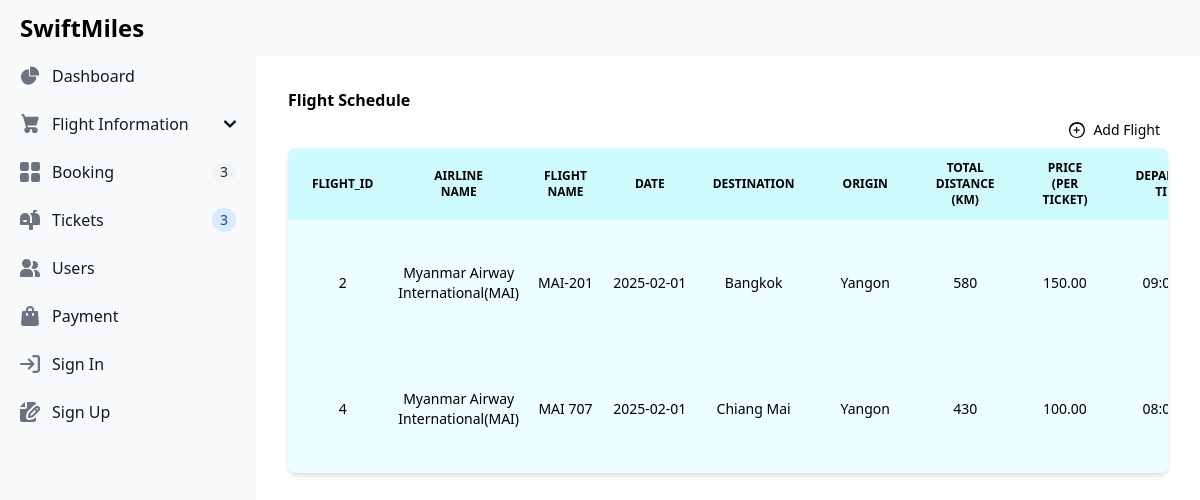
The page /admin/viewFlight.php on the database as committed earlier.
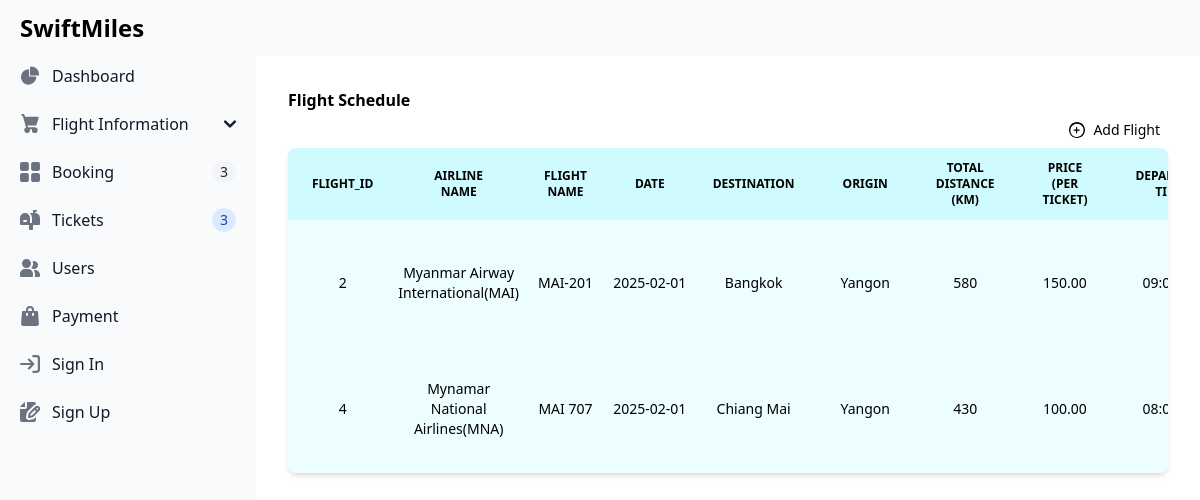
The same page on the database as committed later.
### tables this page shows
CREATE TABLE `flight` (
  `flight_id` int(11) NOT NULL,
  `airline_id` int(11) NOT NULL,
  `flight_name` varchar(100) NOT NULL,
  `flight_date` date NOT NULL,
  `destination` varchar(255) NOT NULL,
  `source` varchar(100) NOT NULL,
  `total_distance` varchar(100) NOT NULL,
  `fee_per_ticket` decimal(10,2) NOT NULL,
  `departure_time` time NOT NULL,
  `arrival_time` time NOT NULL,
  `capacity` int(11) NOT NULL,
  `seats_researved` int(11) NOT NULL,
  `seats_available` int(11) NOT NULL,
  `gate` varchar(255) NOT NULL,
  `placeImg` varchar(100) DEFAULT NULL
);

CREATE TABLE `airline` (
  `airline_id` int(11) NOT NULL,
  `airline_name` varchar(100) NOT NULL,
  `photo` varchar(100) DEFAULT NULL
);

### src/admin/viewFlight.php (the view, shortened to what this page needs)
<?php
    require_once "dbconnect.php";
    $sql = "SELECT
                    flight.flight_id,
                    airline.airline_name,
                    flight.flight_name,
                    flight.flight_date,
                    flight.destination,
                    flight.source,
                    flight.total_distance,
                    flight.fee_per_ticket,
                    flight.departure_time,
                    flight.arrival_time,
                    flight.capacity,
                    flight.seats_researved,
                    flight.seats_available,
                    flight.gate,
                    flight.placeImg
                FROM
                    flight
                INNER JOIN
                    airline
                ON
                    flight.airline_id = airline.airline_id;";
    try{
      $stmt = $conn->query($sql);
      $status = $stmt->execute();
      if($status){
        $flights = $stmt->fetchAll(PDO::FETCH_ASSOC);
      }
    }catch(PDOException $e){
      echo $e->getMessage();
    }
?>
<!doctype html>
<html>
<head>
    <link href="./output.css" rel="stylesheet">
    <script src="https://cdn.tailwindcss.com"></script>
</head>
<body>
   <nav class="fixed top-0 z-50 w-full bg-gray-50 dark:bg-gray-800">
   <div class="px-3 py-3 lg:px-5 lg:pl-3">
      <div class="flex items-center justify-between">
         <div class="flex items-center justify-start rtl:justify-end">
         <a href="https://flowbite.com" class="flex ms-2 md:me-24">
            <span class="self-center text-xl font-semibold sm:text-2xl whitespace-nowrap dark:text-white">SwiftMiles</span>
         </a>
         </div>
      </div>
   </div>
   </nav>
   <aside id="sidebar-multi-level-sidebar" class="fixed top-0 left-0 z-40 w-64 h-screen transition-transform -translate-x-full sm:translate-x-0 mt-10" aria-label="Sidebar">
      <div class="h-full px-3 py-4 overflow-y-auto bg-gray-50 dark:bg-gray-800">
         <ul class="space-y-2 font-medium">
            <li>
               <a href="admindashboard.php" class="flex items-center p-2 text-gray-900 rounded-lg dark:text-white hover:bg-gray-100 dark:hover:bg-gray-700 group">
                  <span class="ms-3">Dashboard</span>
               </a>
            </li>
            <li>
               <button type="button" class="flex items-center w-full p-2 text-base text-gray-900 transition duration-75 rounded-lg group hover:bg-gray-100 dark:text-white dark:hover:bg-gray-700" aria-controls="dropdown" data-collapse-toggle="dropdown" id="dropdownButton">
                     <span class="flex-1 ms-3 text-left rtl:text-right whitespace-nowrap">Flight Information</span>
                     <svg class="w-3 h-3" aria-hidden="true" xmlns="http://www.w3.org/2000/svg" fill="none" viewBox="0 0 10 6">
                        <path stroke="currentColor" stroke-linecap="round" stroke-linejoin="round" stroke-width="2" d="m1 1 4 4 4-4"/>
                     </svg>
               </button>
            </li>
            <li>
               <a href="#" class="flex items-center p-2 text-gray-900 rounded-lg dark:text-white hover:bg-gray-100 dark:hover:bg-gray-700 group">
                  <span class="flex-1 ms-3 whitespace-nowrap">Booking</span>
                  <span class="inline-flex items-center justify-center px-2 ms-3 text-sm font-medium text-gray-800 bg-gray-100 rounded-full dark:bg-gray-700 dark:text-gray-300">3</span>
               </a>
            </li>
            <li>
               <a href="#" class="flex items-center p-2 text-gray-900 rounded-lg dark:text-white hover:bg-gray-100 dark:hover:bg-gray-700 group">
                  <span class="flex-1 ms-3 whitespace-nowrap">Tickets</span>
                  <span class="inline-flex items-center justify-center w-3 h-3 p-3 ms-3 text-sm font-medium text-blue-800 bg-blue-100 rounded-full dark:bg-blue-900 dark:text-blue-300">3</span>
               </a>
            </li>
            <li>
               <a href="#" class="flex items-center p-2 text-gray-900 rounded-lg dark:text-white hover:bg-gray-100 dark:hover:bg-gray-700 group">
                  <span class="flex-1 ms-3 whitespace-nowrap">Users</span>
               </a>
            </li>
            <li>
               <a href="#" class="flex items-center p-2 text-gray-900 rounded-lg dark:text-white hover:bg-gray-100 dark:hover:bg-gray-700 group">
                  <span class="flex-1 ms-3 whitespace-nowrap">Payment</span>
               </a>
            </li>
            <li>
               <a href="#" class="flex items-center p-2 text-gray-900 rounded-lg dark:text-white hover:bg-gray-100 dark:hover:bg-gray-700 group">
                  <span class="flex-1 ms-3 whitespace-nowrap">Sign In</span>
               </a>
            </li>
            <li>
               <a href="#" class="flex items-center p-2 text-gray-900 rounded-lg dark:text-white hover:bg-gray-100 dark:hover:bg-gray-700 group">
                  <span class="flex-1 ms-3 whitespace-nowrap">Sign Up</span>
               </a>
            </li>
         </ul>
      </div>
   </aside>
   <div class="p-4 sm:ml-64">
      <div class="p-4 border-gray-200 dark:border-gray-700 mt-14">
         <div class="grid-cols-2">
            <div>
               <p>
                  <span class="font-semibold">Flight Schedule</span>
               </p>
            </div>
            <div>
               <a href="addNewFlightInfo.php" class="flex items-center justify-end p-2 text-sm text-black rounded-lg">
                  Add Flight
               </a>
            </div>
         </div>
         <div class="relative overflow-x-auto shadow-md sm:rounded-lg">
            <table class="w-full text-sm text-center rtl:text-right text-gray-500 dark:text-gray-400">
               <thead class="text-xs text-black uppercase bg-cyan-100">
                  <tr>
                     <th scope="col" class="px-6 py-3">
                           Flight_id
                     </th>
                     <th scope="col" class="px-6 py-3">
                           Airline Name
                     </th>
                     <th scope="col" class="px-6 py-3">
                           flight Name
                     </th>
                     <th scope="col" class="px-6 py-3">
                           Date
                     </th>
                     <th scope="col" class="px-6 py-3">
                           Destination
                     </th>
                     <th scope="col" class="px-6 py-3">
                           Origin
                     </th> <th scope="col" class="px-6 py-3">
                           Total Distance (km)
                     </th>
                     <th scope="col" class="px-6 py-3">
                           Price (per ticket)
                     </th>
                     <th scope="col" class="px-6 py-3">
                           Departure Time
                     </th>
                  </tr>
               </thead>
               <tbody class=" bg-cyan-50 text-black">
               <?php
               if(isset($flights)){
                  foreach($flights as $flight){
                     echo "<tr>
                           <td>$flight[flight_id]</td>
                           <td>$flight[airline_name]</td>
                           <td>$flight[flight_name]</td>
                           <td>$flight[flight_date]</td>
                           <td>$flight[destination]</td>
                           <td>$flight[source]</td>
                           <td>$flight[total_distance]</td>
                           <td>$flight[fee_per_ticket]</td>
                           <td>$flight[departure_time]</td>
                           <td>$flight[arrival_time]</td>
                           <td>$flight[gate]</td>
                           <td>$flight[capacity]</td>
                           <td>$flight[seats_researved]</td>
                           <td>$flight[seats_available]</td>
                           <td><img src='$flight[placeImg]'></td>
                           <td class='flex flex-direction:column aligh-items:center pt-30'>
                                 <a href='updateFlight.php?fid=$flight[flight_id]'><img src='/images/updated.png' height='20' width='20' alt='update'></a>
                                 <a href='deleteFlight.php?fid=$flight[flight_id]'><img src='/images/delete.png' height='20' width='20' alt='delete'></a>
                           </td>
                        </tr>";
                  }
               }    ?>
               </tbody>
            </table>
         </div>
      </div>
   </div>
</body>

Rows that differ between the two databases and show on the page:
changed flight "MAI 707": airline.airline_name "Myanmar Airway International(MAI)" → "Mynamar National Airlines(MNA)"
